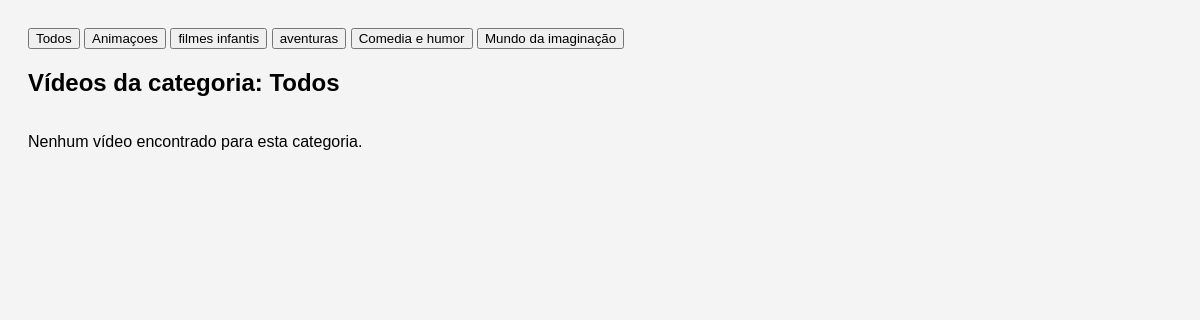
Page /controller/card.php on the earlier database version.
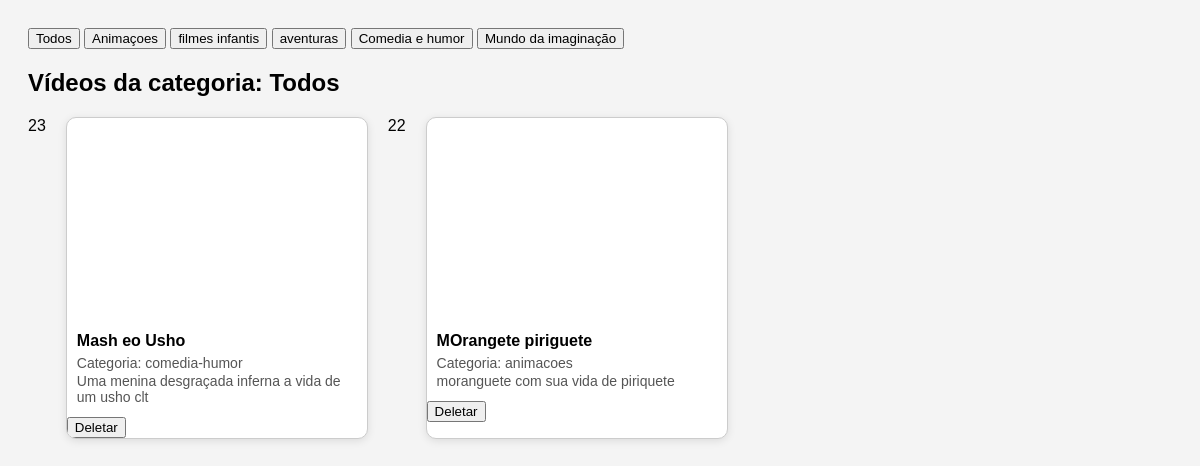
Same page on the later database version.
### tables this page shows
CREATE TABLE `videos` (
  `ID` int(11) NOT NULL,
  `fk_categoria` int(11) NOT NULL,
  `fk_playlist` int(11) DEFAULT NULL,
  `titulo` varchar(200) NOT NULL,
  `url` varchar(200) NOT NULL,
  `salvar` tinyint(4) DEFAULT 0,
  `assistir_mais_tarde` tinyint(4) DEFAULT 0,
  `descricao` varchar(200) NOT NULL,
  `thumbnail` varchar(500) NOT NULL
);

CREATE TABLE `categoria` (
  `ID` int(11) NOT NULL,
  `fk_faixa_etaria` int(11) DEFAULT NULL,
  `nome_da_categoria` varchar(200) NOT NULL
);

### model/videos.php (called while the page is built, shortened)
<?php
class videos
{
public static function listar($pdo) {
    $stmt = $pdo->prepare("
        SELECT v.*, c.nome_da_categoria
        FROM videos v
        JOIN categoria c ON v.fk_categoria = c.id
        ORDER BY v.id DESC
    ");
    $stmt->execute();
    return $stmt->fetchAll(PDO::FETCH_ASSOC);
}
}
?>

### controller/card.php (the view, shortened to what this page needs)
<?php
require_once '../service/conexao.php';
require_once '../model/videos.php';
$nome_categoria = $_GET['categoria']  ?? "Todos";
if ($nome_categoria != "Todos") {
    $lista_videos = videos::listarPorNomeCategoria($pdo, $nome_categoria);
} else {
    $lista_videos = videos :: listar($pdo);
}
?>
<!DOCTYPE html>
<html lang="pt-br">
<head>
</head>
<body>
<form action="card.php" method= get>
     <div class="linha-form">
       <button type=submit name=categoria value="Todos">Todos</button>
 <button type=submit value="animacoes" name=categoria>Animaçoes</button>
 <button type=submit name=categoria value="filmes-infantis">filmes infantis</button>
<button type=submit name=categoria value="aventuras">aventuras</button>
<button type=submit name=categoria value="comedia-humor">Comedia e humor</button>
<button type=submit name=categoria value="mundo-imaginacao">Mundo da imaginação</button>
                        </div>
</form>
<h2>Vídeos da categoria: <?php echo htmlspecialchars($nome_categoria ?? 'Nenhuma'); ?></h2>
<div class="videos-container">
<?php if (!empty($lista_videos) && is_array($lista_videos)): ?>
    <?php foreach($lista_videos as $video):
        $id = $video['ID'];
    echo $id;
     ?>
        <div class="video-card">
            <iframe src="<?php echo htmlspecialchars($video['url']); ?>"
                    title="<?php echo htmlspecialchars($video['titulo']); ?>"
                    allowfullscreen>
            </iframe>
            <div class="video-info">
                <h3><?php echo htmlspecialchars($video['titulo']); ?></h3>
                <p>Categoria: <?php echo htmlspecialchars($video['nome_da_categoria']); ?></p>
                <p><?php echo htmlspecialchars($video['descricao']); ?></p>
            </div>
           <form method="post" action="">
        <button type="submit" onclick="return confirm('Deseja realmente deletar este vídeo?')" >Deletar</button>
    </form>
        </div>
    <?php endforeach; ?>
<?php else: ?>
    <p>Nenhum vídeo encontrado para esta categoria.</p>
<?php endif; ?>
</div>
</body>
</html>

Differences in the rows shown:
added videos: ID "23", titulo "Mash eo Usho", fk_categoria.nome_da_categoria "comedia-humor", descricao "Uma menina desgraçada inferna a vida de um usho clt"
added videos: ID "22", titulo "MOrangete piriguete", fk_categoria.nome_da_categoria "animacoes", descricao "moranguete com sua vida de piriquete"
Other differences:
text no longer shown: "Nenhum vídeo encontrado para esta categoria."
